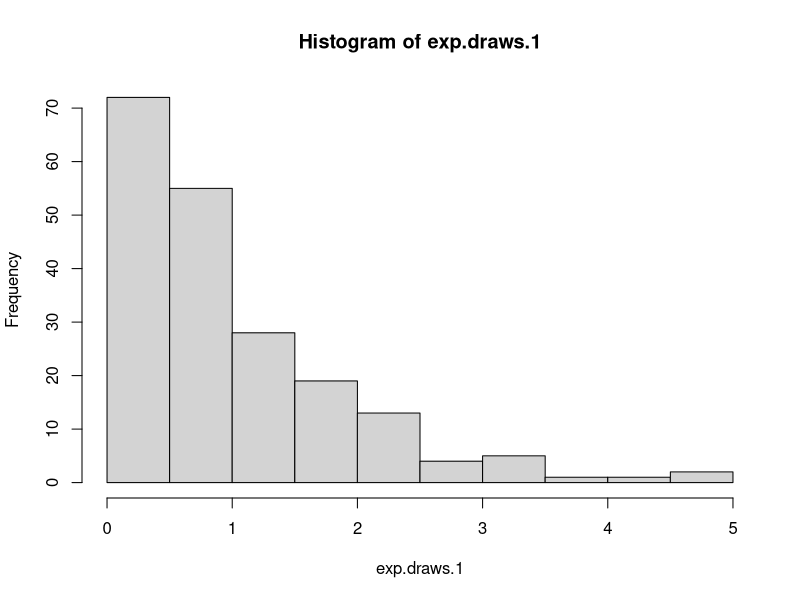
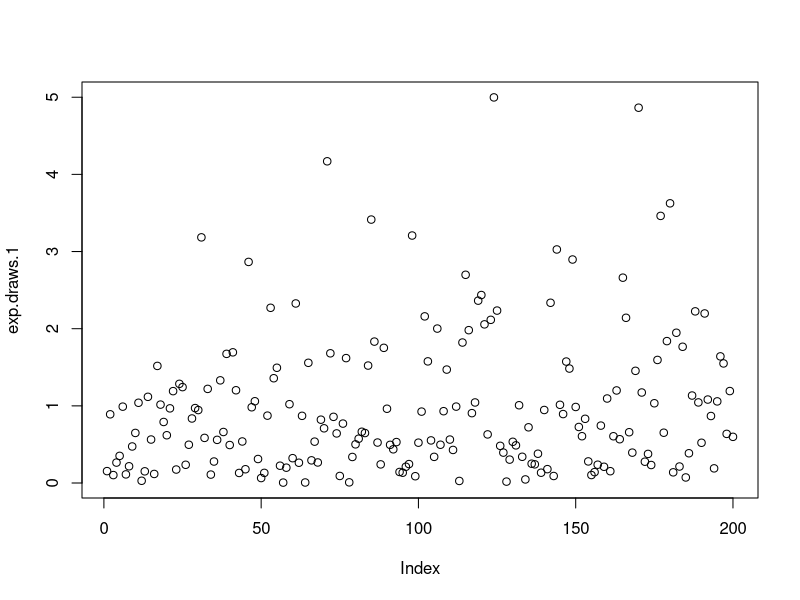
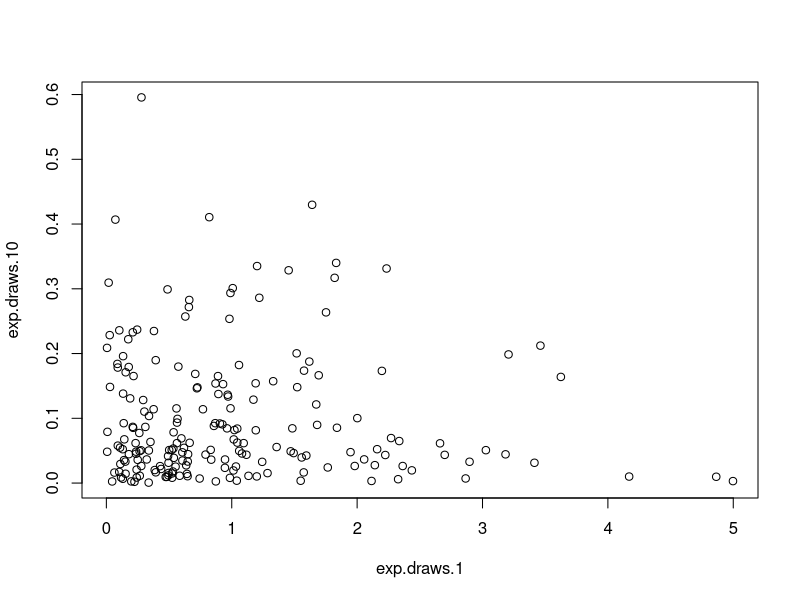
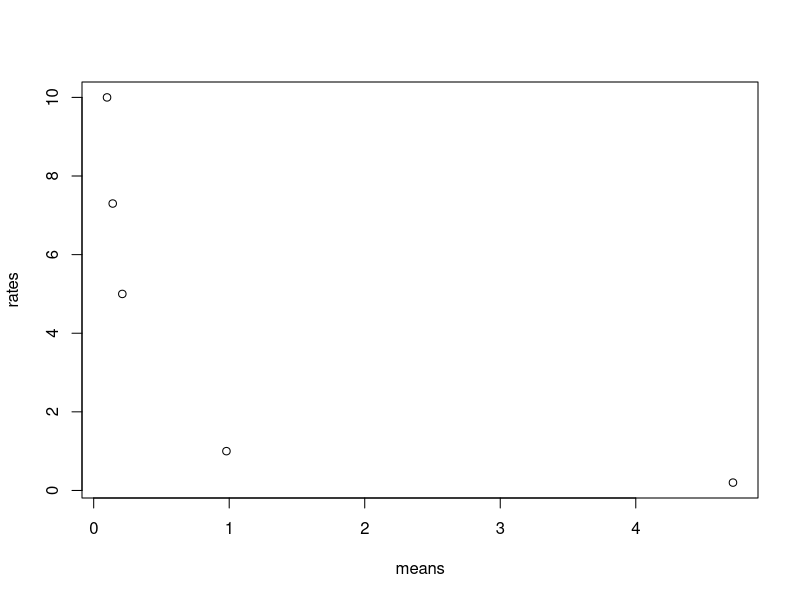
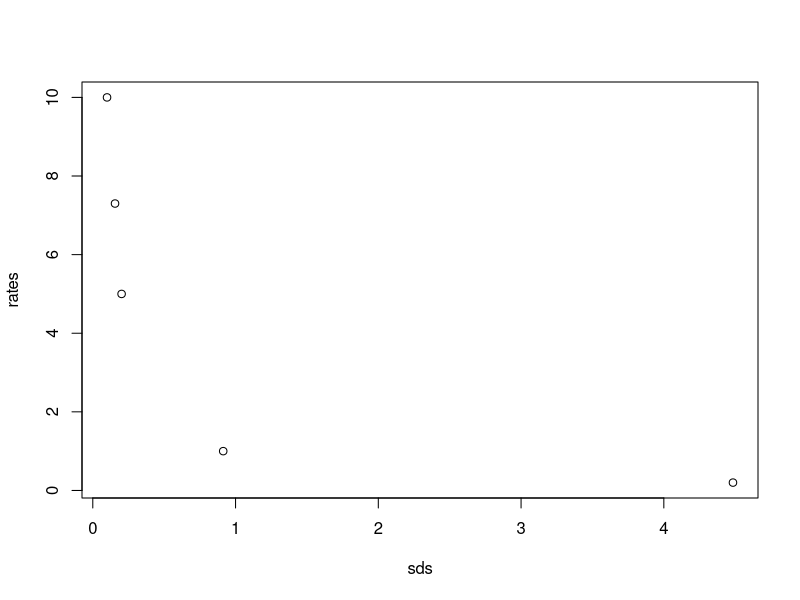
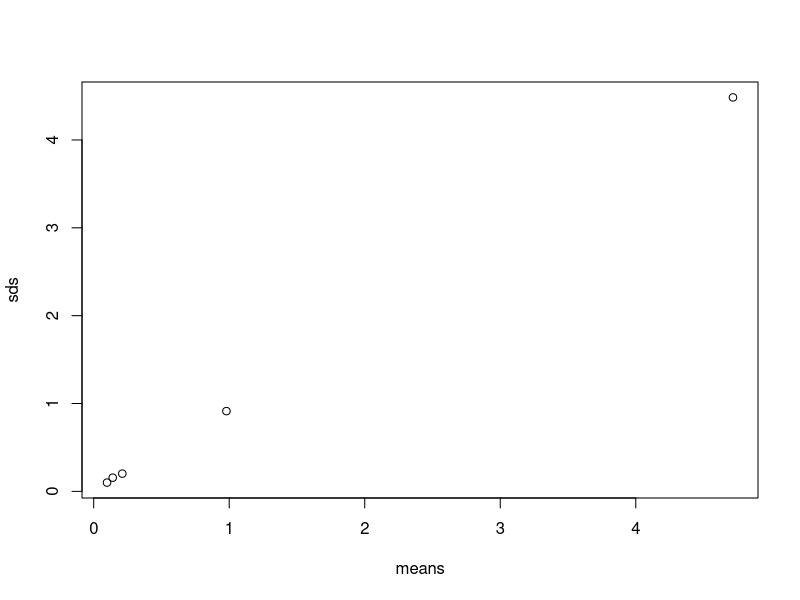
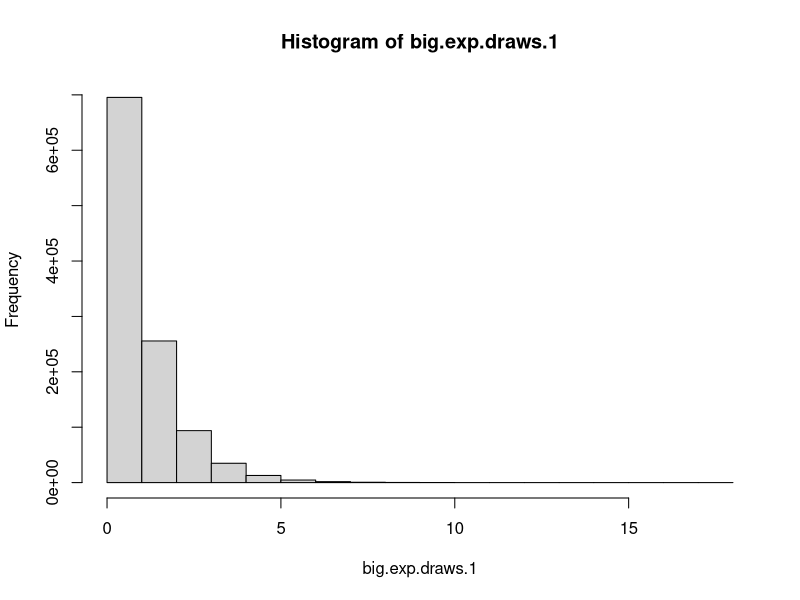
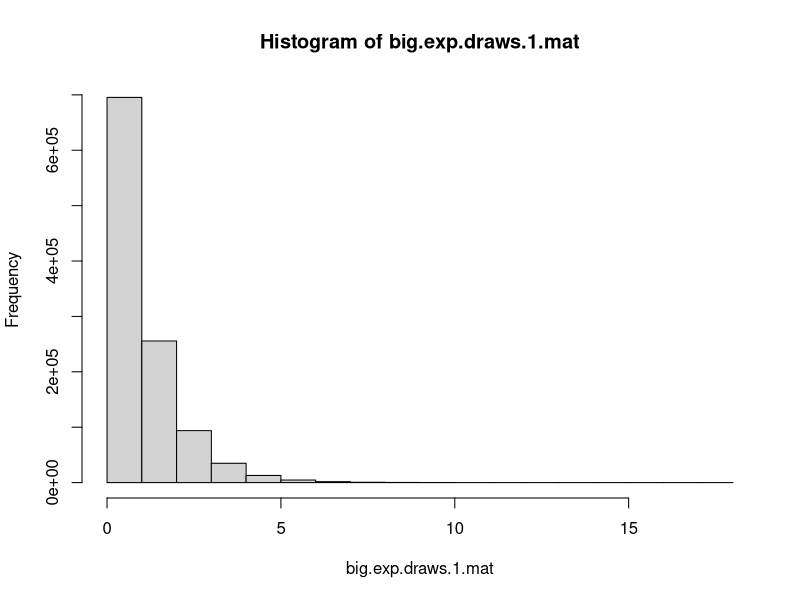

The R script that drew these images, in order:
rates = c(1, 0.2, 5, 7.3, 10)

exp.draws.1 <-  rexp(n = 200)
exp.draws.0.2 <-  rexp(n = 200, rate = 0.2)
exp.draws.5 <-  rexp(n = 200, rate = 5)
exp.draws.7.3 <-  rexp(n = 200, rate = 7.3)
exp.draws.10 <-  rexp(n = 200, rate = 10)

hist(exp.draws.1)
plot(exp.draws.1)
plot(exp.draws.1, exp.draws.10)

exp.draws <- data.frame(exp.draws.1, exp.draws.0.2, exp.draws.5, exp.draws.7.3, exp.draws.10)
means <- apply(exp.draws, 2, mean)
sds <- apply(exp.draws, 2, sd)

plot(means, rates)
plot(sds, rates)
plot(means, sds)

big.exp.draws.1 <- rexp(n = 1.1 * 10**6)
mean(big.exp.draws.1)
sd(big.exp.draws.1)
hist(big.exp.draws.1)

mean(big.exp.draws.1[big.exp.draws.1>1])

big.exp.draws.1.mat <- matrix(big.exp.draws.1, nrow = 1100, ncol = 1000)
matrix_histogram <- hist(big.exp.draws.1.mat)
mean(big.exp.draws.1.mat[371,])
apply(big.exp.draws.1.mat, 1, mean)
hist(apply(big.exp.draws.1.mat, 1, mean))